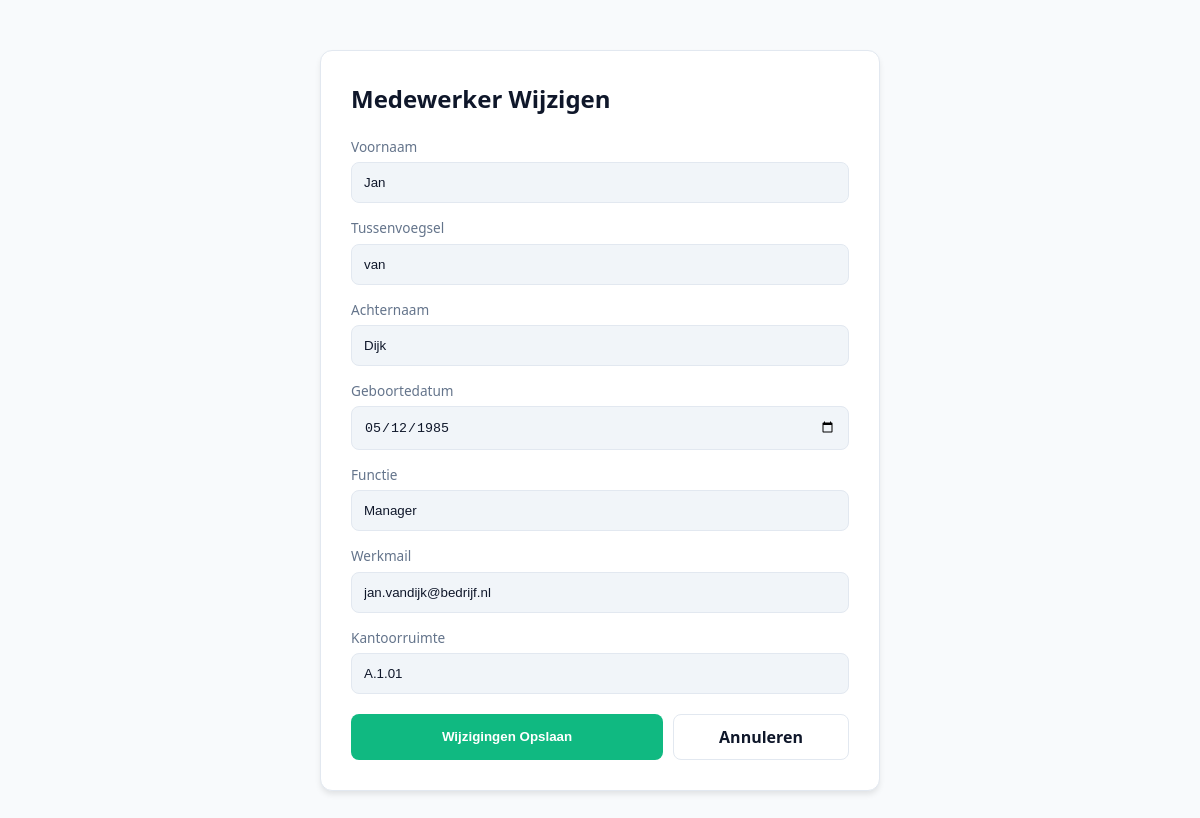
The page /Max/edit.php?id=1 on the database its author committed.
### tables this page shows
CREATE TABLE `medewerkers` (
  `ID` int(11) NOT NULL,
  `Voornaam` varchar(50) NOT NULL,
  `Tussenvoegsel` varchar(15) DEFAULT NULL,
  `Achternaam` varchar(100) NOT NULL,
  `Geboortedatum` date NOT NULL,
  `Functie` varchar(100) DEFAULT NULL,
  `Werkmail` varchar(255) NOT NULL,
  `Kantoorruimte` varchar(20) DEFAULT NULL
);

### Max/edit.php (the view, shortened to what this page needs)
<?php
include 'config.php';
$id = intval($_GET['id']);
$result = $conn->query("SELECT * FROM medewerkers WHERE ID = $id");
$m = $result->fetch_assoc();
?>
<!DOCTYPE html>
<html lang="nl">
<head>
    <link rel="stylesheet" href="style.css">
</head>
<body>
    <div class="container edit-container">
        <div class="form-card">
            <h2 style="margin-top: 0;">Medewerker Wijzigen</h2>
            <form method="POST">
                <div class="form-group">
                    <label>Voornaam</label>
                    <input type="text" name="voornaam" value="<?= htmlspecialchars($m['Voornaam']) ?>" required>
                </div>
                <div class="form-group">
                    <label>Tussenvoegsel</label>
                    <input type="text" name="tussenvoegsel" value="<?= htmlspecialchars($m['Tussenvoegsel']) ?>">
                </div>
                <div class="form-group">
                    <label>Achternaam</label>
                    <input type="text" name="achternaam" value="<?= htmlspecialchars($m['Achternaam']) ?>" required>
                </div>
                <div class="form-group">
                    <label>Geboortedatum</label>
                    <input type="date" name="geboortedatum" value="<?= $m['Geboortedatum'] ?>" required>
                </div>
                <div class="form-group">
                    <label>Functie</label>
                    <input type="text" name="functie" value="<?= htmlspecialchars($m['Functie']) ?>" required>
                </div>
                <div class="form-group">
                    <label>Werkmail</label>
                    <input type="email" name="werkmail" value="<?= htmlspecialchars($m['Werkmail']) ?>" required>
                </div>
                <div class="form-group">
                    <label>Kantoorruimte</label>
                    <input type="text" name="kantoor" value="<?= htmlspecialchars($m['Kantoorruimte']) ?>" required>
                </div>
                <div class="btn-row">
                    <button type="submit" class="btn-primary" style="flex: 2;">Wijzigingen Opslaan</button>
                    <a href="medewerkers.php" class="btn-secondary" style="flex: 1; text-align: center; text-decoration: none;">Annuleren</a>
                </div>
            </form>
        </div>
    </div>
</body>
</html>

### Max/style.css (style rules this page uses)
* { box-sizing: border-box; }
:root { --bg-body: #f8fafc; --bg-card: #ffffff; --text-main: #0f172a; --text-muted: #64748b; --border: #e2e8f0; --primary: #10b981; --primary-hover: #059669; --nav-bg: #ffffff; --input-bg: #f1f5f9; --shadow: 0 4px 6px -1px rgba(0, 0, 0, 0.1); --danger: #ef4444; }
body { font-family: 'Segoe UI', Tahoma, Geneva, Verdana, sans-serif; margin: 0; background-color: var(--bg-body); color: var(--text-main); line-height: 1.5; transition: background-color 0.3s ease, color 0.3s ease; }
.container { max-width: 1200px; margin: 40px auto; padding: 0 20px; }
.table-card, .form-card { background: var(--bg-card); border: 1px solid var(--border); border-radius: 12px; box-shadow: var(--shadow); margin-bottom: 2rem; overflow: hidden; }
.form-card { padding: 24px; }
input { width: 100%; background: var(--input-bg); border: 1px solid var(--border); color: var(--text-main); padding: 12px; border-radius: 8px; outline: none; transition: border-color 0.2s; }
.btn-primary { background: var(--primary); color: white; border: none; padding: 10px 18px; border-radius: 8px; cursor: pointer; font-weight: 600; transition: 0.2s; }
.btn-secondary { background: var(--bg-card); color: var(--text-main); border: 1px solid var(--border); padding: 10px 18px; border-radius: 8px; cursor: pointer; font-weight: 600; }

### Max/edit.php (style rules this page uses)
.edit-container { max-width: 600px; margin: 50px auto; }
.form-card { background: var(--bg-card); padding: 30px; border-radius: 12px; border: 1px solid var(--border); }
.form-group { margin-bottom: 15px; }
label { display: block; margin-bottom: 5px; color: var(--text-muted); font-size: 0.85rem; }
.btn-row { display: flex; gap: 10px; margin-top: 20px; }

### rows shown on the page
medewerkers: voornaam "Jan", tussenvoegsel "van", achternaam "Dijk", geboortedatum "05/12/1985", functie "Manager", werkmail "jan.vandijk@bedrijf.nl", kantoor "A.1.01"
